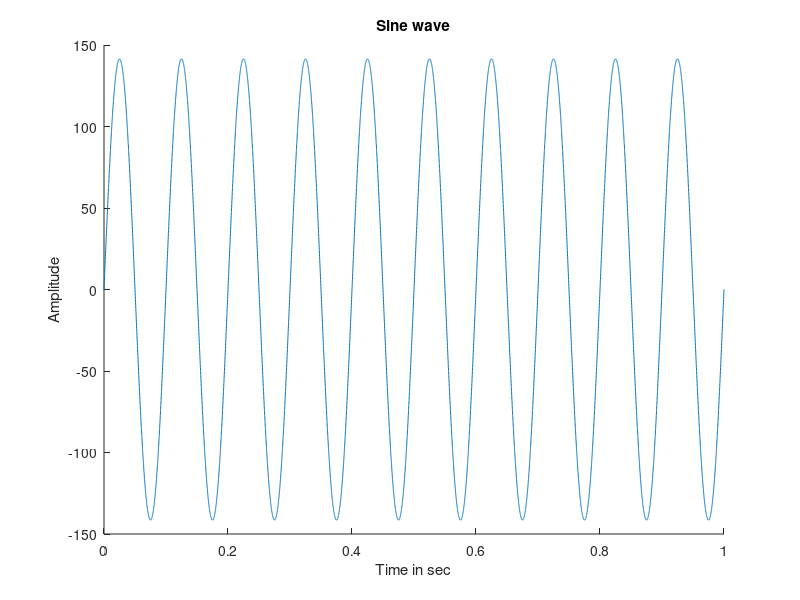

Here is the MATLAB script that generated this plot:
rms = 100; % RMS value of sine wave
A = rms*sqrt(2); % Amplitude of sine wave
t = 0:1e-4:1;
fc = 10; % frequency in herts
x = A*sin(2*pi*fc*t);
figure (1)
hold on
plot(t,x)
xlabel("Time in sec")
ylabel("Amplitude")
title("Sine wave")
